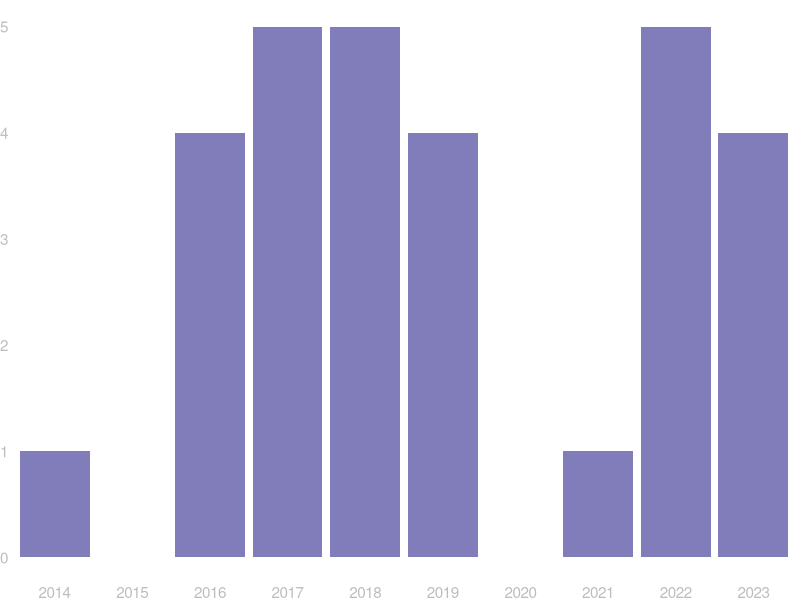

Write the R code that produced this figure.
setwd("~/Documents/GitHub/kdillmcfarland.github.io/images")
library(tidyverse)

#### Pubs per year ####

p1 <- data.frame(
  year = as.character(2014:2023),
  total = c(1,0,4,5,5,4,0,1,5,4)
) %>% 

  ggplot(aes(y=total,x=year)) +
  geom_col(fill="#807dba") +
  theme_void() +
  theme(text=element_text(color="#bdbdbd"),
        axis.text.x=element_text(color="#bdbdbd"),
        axis.text.y=element_text(color="#bdbdbd")) + 
  labs(x="",y="")

ggsave(p1, filename="pubs.png", width=8, height=1.6)
  
